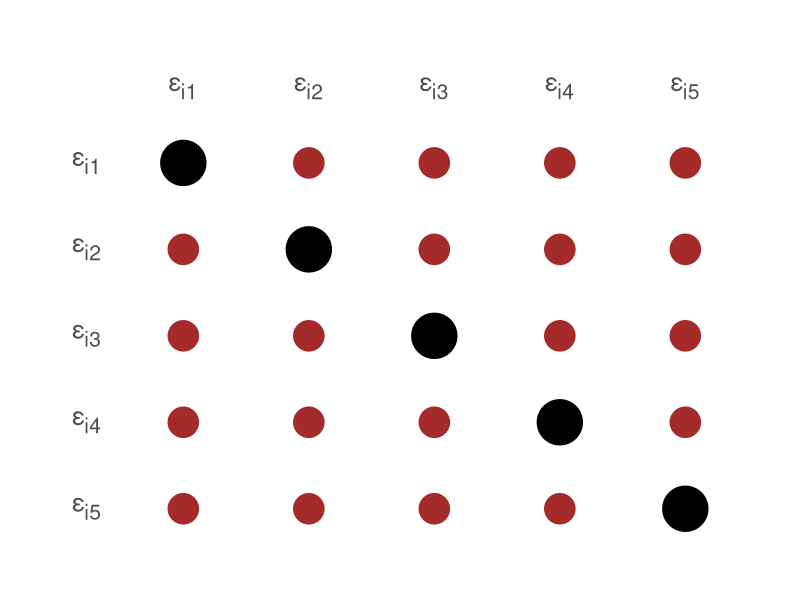

Write R code to recreate this figure.
## ---- chunk 1

knitr::opts_chunk$set(
    echo = F,
    out.width = "60%",
    fig.show = 'hold',
    fig.align = 'center',
    warning = F,
    message = F
)
set.seed(22305)

library(tidyverse)
library(here)
library(patchwork)

## ---- chunk 2
m_1 <- diag(1, nrow = 5)
m_1[upper.tri(m_1)] <- 0.5
m_1[lower.tri(m_1)] <- 0.5

df_vc <- tibble(
    error_r = rep(paste0("&epsilon;<sub>i", 1:5, "</sub>"), 5),
    error_c = rep(paste0("&epsilon;<sub>i", 1:5, "</sub>"), each = 5),
    corr = as.vector(m_1),
    col = ifelse(corr == 1, "black", "brown")
)

spot.theme <- list(
  theme_classic(),
  scale_x_discrete(position = "top"),
  theme(axis.ticks.x=element_blank(), 
        axis.text.x.top=ggtext::element_markdown(size = 19)),
  theme(axis.ticks.y=element_blank(), axis.text.y=ggtext::element_markdown(size = 19)),
  theme(axis.line=element_blank()),
  theme(text = element_text(size = 22)),
  theme(legend.position = "none"),
  theme(plot.margin = unit(c(10,10,10,10), "mm")),
  scale_size_continuous(range = c(10, 15)),
  xlab(""),
  ylab("")
  )

ggplot(df_vc, aes(x = error_c, y = error_r)) +
    geom_point(aes(size = corr, color = col)) +
    scale_y_discrete(limits=rev) +
    spot.theme +
    scale_color_manual(values = c("black", "brown"))
## ---- chunk 3
m_vc <- diag(1, nrow = 3) %x% m_1

subj <- rep(rep(1:3, each = 5), 15)
repm <- rep(rep(1:5, 3), 15)

df_vc_all <- tibble(
    error_r = rep(paste0("&epsilon;<sub>i", 1:5, "</sub>"), 5),
    error_c = rep(paste0("&epsilon;<sub>i", 1:5, "</sub>"), each = 5),
    corr = as.vector(m_1),
    col = ifelse(corr == 1, "black", "brown")
)
